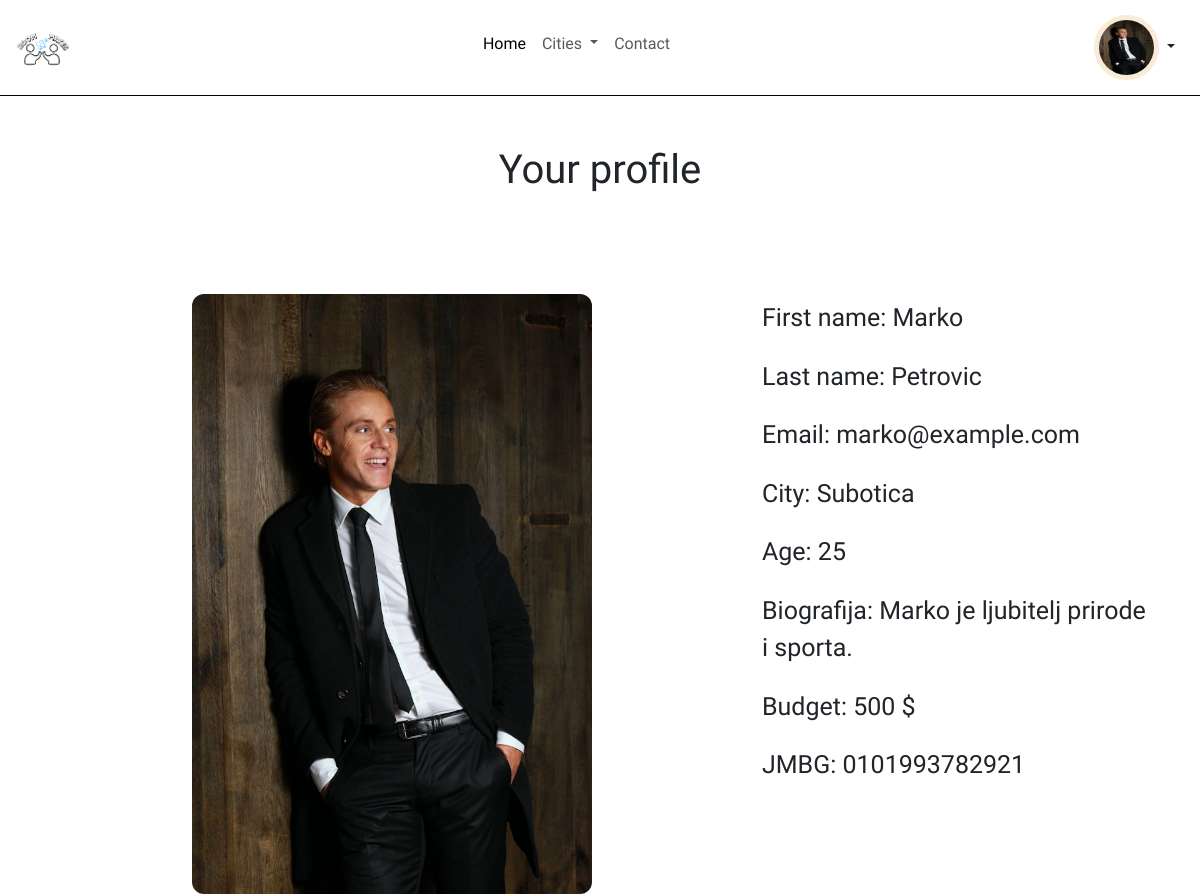
The app's page /youProfile.php (signed in) with its own data.
### tables this page shows
CREATE TABLE `user` (
  `userID` int(11) NOT NULL,
  `u_fname` varchar(25) NOT NULL,
  `u_lname` varchar(25) NOT NULL,
  `email` varchar(50) NOT NULL,
  `password` varchar(64) NOT NULL,
  `city` varchar(25) DEFAULT NULL,
  `photo` varchar(50) DEFAULT NULL,
  `age` int(3) DEFAULT NULL,
  `jmbg` varchar(13) NOT NULL,
  `bio` varchar(50) DEFAULT NULL,
  `budget` decimal(10,0) DEFAULT NULL,
  `brTel` varchar(20) DEFAULT NULL,
  `approved` tinyint(1) NOT NULL DEFAULT 0,
  `up` int(11) NOT NULL,
  `down` int(11) NOT NULL
);

### youProfile.php (the view, shortened to what this page needs)
<?php
$defaultPhoto = 'imgs/person.jpg';
if (isset($_SESSION['userID'])) {
    $pdo = new PDO('mysql:host=localhost;dbname=roommates', 'root', '');
    $pdo->setAttribute(PDO::ATTR_ERRMODE, PDO::ERRMODE_EXCEPTION);
    $query = $pdo->prepare("SELECT * FROM user WHERE userID = :userID");
    $query->bindParam(':userID', $_SESSION['userID']);
    $query->execute();
    $user = $query->fetch(PDO::FETCH_ASSOC);
    $profilePhoto = ($user && !empty($user['photo'])) ? $user['photo'] : $defaultPhoto;
} else {
    $profilePhoto = $defaultPhoto;
    header("Location: login.php");
    exit();
}
?>
<!DOCTYPE html>
<html lang="en">
<head>
    <link rel="stylesheet" href="css/profileStyle.css">
    <link rel="stylesheet" href="css/IndexLog.css">
    <link rel="stylesheet" href="css/UpIn.css">
    <link rel="stylesheet" href="https://cdnjs.cloudflare.com/ajax/libs/animate.css/4.1.1/animate.min.css">
    <link rel="stylesheet" href="https://cdn.jsdelivr.net/npm/bootstrap-icons@1.11.3/font/bootstrap-icons.min.css">
    <link href="https://cdn.jsdelivr.net/npm/bootstrap@5.3.2/dist/css/bootstrap.min.css" rel="stylesheet"
>
</head>
<body data-bs-spy="scroll" data-bs-target=".navbar" data-bs-offset="150">
<nav class="navbar navbar-expand-md">
    <div class="container-fluid">
        <img class="logo" src="logo.png" style="width: 60px;" alt="logo">
        <div class="collapse navbar-collapse" id="collapsibleNavbar">
            <ul class="navbar-nav mx-auto mb-2 mb-ls-0">
                <li class="nav-item">
                    <a class="nav-link active" aria-current="page" href="indexLoged.php">Home</a>
                </li>
                <li class="nav-item dropdown">
                    <a class="nav-link dropdown-toggle" href="#" id="navbarDropdown" role="button"
                       data-bs-toggle="dropdown" aria-expanded="false">
                        Cities
                    </a>
                </li>
                <li class="nav-item">
                    <a class="nav-link" href="contact.php">Contact</a>
                </li>
            </ul>
            <div class="dropdown">
                <a class="btn dropdown-toggle" href="#" role="button" data-bs-toggle="dropdown" aria-expanded="false">
                    <img src="<?php echo htmlspecialchars($profilePhoto); ?>" alt="Profile" class="imageProfile"/>
                </a>
            </div>
        </div>
    </div>
</nav>
<div class="container">
    <div class="row">
        <div class="col">
            <h1 class="profile-header text-center">Your profile</h1>
            <?php
            $connection = new mysqli(HOST,USER,PASS,DATABASE);
            $userId = $_SESSION['userID'];
            $query = "SELECT * FROM user WHERE userID = $userId";
            if($result = $connection -> query($query)) {
                while ($row = $result->fetch_assoc()) {
                    $profilePhoto = !empty($row['photo']) ? $row['photo'] : $defaultPhoto;
                    echo "
                    <div class='row'>
                    <div class='col-lg-6'>
                        <img class='person-photo img-fluid' src=\"$profilePhoto\" width='100px' height='200px' alt=\"profile-photo\"> <br>
                    </div>
                    <div class='col-lg-6'>
                        <div class='profile-info'>
                            <p>First name: {$row['u_fname']}</p>
                            <p>Last name: {$row['u_lname']}</p>
                            <p>Email: {$row['email']}</p>
                            <p>City: {$row['city']}</p>
                            <p>Age: {$row['age']}</p>
                            <p>Biografija: {$row['bio']}</p>
                            <p>Budget: {$row['budget']} $</p>
                            <p>JMBG: {$row['jmbg']}</p>
                        </div>
                        </div>
                    </div>
                    </div>
                    ";
                }
                }
            ?>
        </div>
    </div>
</body>
</html>

### css/profileStyle.css (style rules this page uses)
* { font-family: "Patua One", serif; font-weight: 400; font-style: normal; }
.img-fluid { height: 400px; width: 400px; }
.person-photo { width: 400px; height: 500px; object-fit: cover; margin-right: 20px; margin-left: 150px; margin-top: 50px; border-radius: 12px; }
.profile-info { margin-left: 150px; font-size: 25px; margin-top: 50px; }
.profile-header { text-align: center; margin-top: 50px; margin-bottom: 50px; }

### css/IndexLog.css (style rules this page uses)
* { font-family: "Patua One", serif; font-weight: 400; font-style: normal; }
.imageProfile { margin:0px; padding: 0px; box-sizing: border-box; }
.imageProfile { width: 65px; height: 65px; border: 5px solid antiquewhite; border-radius: 50%; }

### css/UpIn.css (style rules this page uses)
* { font-family: "Patua One", serif; font-weight: 400; font-style: normal; }
nav { border-bottom: 1px solid black; }
.tcText>h2, p { padding-top: 5px; padding-right: 10px; }

### records on screen
user: photo (picture), u_fname "Marko", u_lname "Petrovic", email "marko@example.com", city "Subotica", age "25", bio "Marko je ljubitelj prirode i sporta.", budget "500", jmbg "0101993782921"
